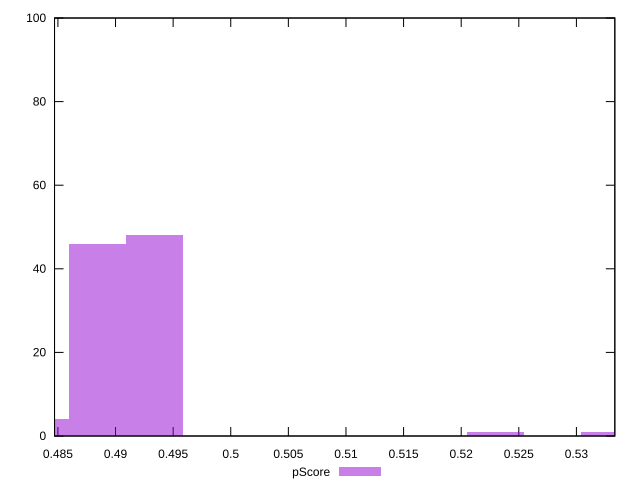

Write the gnuplot code that produced this figure.
reset

$pScore <<EOF
0.49339575118620044 48
0.4884617936743384 46
0.4835278361624764 4
0.5328674112810965 1
0.5229994962573724 1
EOF

set key outside below
set boxwidth 0.004933957511862004
set xrange [0.48470588235294115:0.5333333333333333]
set yrange [0:100]
set trange [0:100]
set style fill transparent solid 0.5 noborder
set terminal svg size 640, 490 enhanced background rgb 'white'
set output "report_00009_2021-02-08T22-37-41.559Z/uses-http2/samples/pages+cached+noadtech/pScore/histogram.svg"

plot $pScore title "pScore" with boxes

reset
